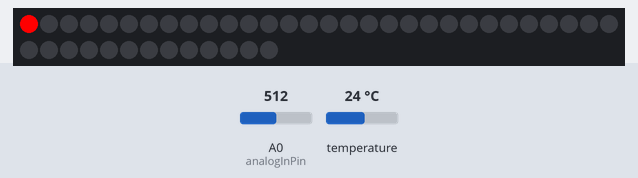
Simulated run of this sketch. Board: Arduino Uno, built with avr-gcc and run on an emulated ATmega328P. Shown: 43 RGB LEDs in strip order, left to right, continuing on the next row. The inputs (shaded band) are chosen by the test bench; at power-on: temperature 24 °C, A0 (analogInPin) = 512. Random numbers use the default seed unless the sketch sets one.

Above: at 0.95 s.
4.8 s: temperature set to 12 °C
At 9.07 s:
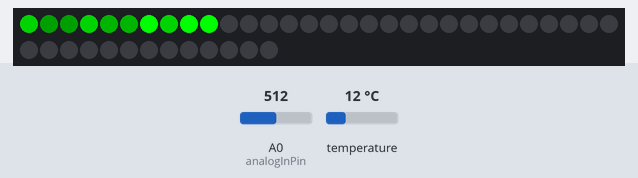
11.0 s: A0 (analogInPin) set to 163
15.8 s: A0 (analogInPin) set to 144
At 20.75 s:
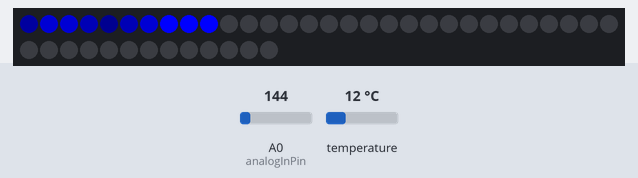
22.7 s: temperature set to 19 °C
At 24.65 s:
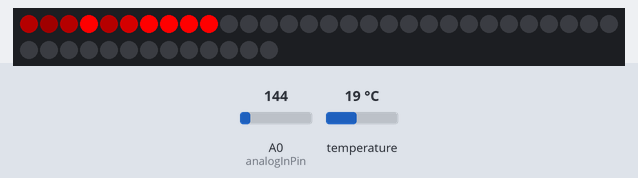
27.5 s: temperature set to 4 °C
At 28.87 s:
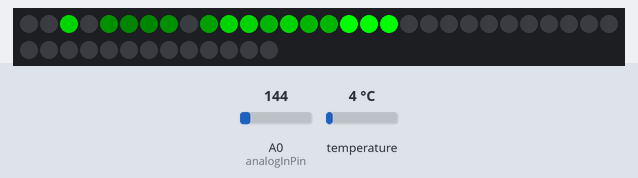

Measured:
- the behaviour switches between 154 and 153 on A0 (analogInPin) (found by bisection; images 1 and 2)

The sketch:

temp_pot_neo.ino
```cpp
#include <OneWire.h>
#include <DallasTemperature.h>
#include <Adafruit_NeoPixel.h>
#define PIN 0
#define NUM_LEDS 43
#define ONE_WIRE_BUS 7

Adafruit_NeoPixel strip = Adafruit_NeoPixel(NUM_LEDS, PIN, NEO_GRB + NEO_KHZ800);
OneWire oneWire(ONE_WIRE_BUS);
DallasTemperature sensors(&oneWire);

const int analogInPin = A0;
int potValue = 0;
int mapPot = 0;

int red[3]    = { 255, 0, 0 };
int green[3]    = { 0, 255, 0 };
int blue[3]    = { 0, 0, 255 };
int yellow[3]    = { 255, 255, 0 };
int purple[3]    = { 80, 0, 80 };
int aqua[3]    = { 0, 255, 255 };
int off[3]    = { 0, 0, 0 };

// int temp = sensors.getTempCByIndex(0);

void setup() {
  sensors.begin();
  strip.begin();
  strip.show();
//  Serial.begin(9600);

}

void loop() {
//  strip.setBrightness(10);
  potValue = analogRead(analogInPin);
  mapPot = map(potValue, 0, 1023, 10, 30);

  sensors.requestTemperatures();
  int temp = sensors.getTempCByIndex(0);
//  Serial.println(mapPot);
/*  if (mapPot = temp ) {
    meteorRain(0,0,255,2, 128, true, 30);
  } */
  if (mapPot == temp ) {
    meteorRain(0, 0, 255,2, 128, true, 30);
  }

  if (temp > mapPot ) {
    meteorRain(255, 0, 0,2, 128, true, 30);
  }

  if (temp < mapPot ) {
    meteorRain(0, 255, 0,2, 128, true, 30);
  }

/*  if ( temp < 35 ) {
    meteorRain(0,255,0,2, 128, true, 30);
    delay(500);

  }

    if ( temp >= 35 ) {
    meteorRain(255,0,0,2, 128, true, 30);
    delay(500);

  } */
}

void meteorRain(byte red, byte green, byte blue, byte meteorSize, byte meteorTrailDecay, boolean meteorRandomDecay, int SpeedDelay) {
  setAll(0,0,0);

  for(int i = 0; i < NUM_LEDS+NUM_LEDS; i++) {


    // fade brightness all LEDs one step
    for(int j=0; j<NUM_LEDS; j++) {
      if( (!meteorRandomDecay) || (random(10)>5) ) {
        fadeToBlack(j, meteorTrailDecay );
      }
    }

    // draw meteor
    for(int j = 0; j < meteorSize; j++) {
      if( ( i-j <NUM_LEDS) && (i-j>=0) ) {
        setPixel(i-j, red, green, blue);
      }
    }

    showStrip();
    delay(SpeedDelay);
  }
}

void fadeToBlack(int ledNo, byte fadeValue) {
 #ifdef ADAFRUIT_NEOPIXEL_H
    // NeoPixel
    uint32_t oldColor;
    uint8_t r, g, b;
    int value;

    oldColor = strip.getPixelColor(ledNo);
    r = (oldColor & 0x00ff0000UL) >> 16;
    g = (oldColor & 0x0000ff00UL) >> 8;
    b = (oldColor & 0x000000ffUL);

    r=(r<=10)? 0 : (int) r-(r*fadeValue/256);
    g=(g<=10)? 0 : (int) g-(g*fadeValue/256);
    b=(b<=10)? 0 : (int) b-(b*fadeValue/256);

    strip.setPixelColor(ledNo, r,g,b);
 #endif
 #ifndef ADAFRUIT_NEOPIXEL_H
   // FastLED
   leds[ledNo].fadeToBlackBy( fadeValue );
 #endif
}

void showStrip() {
 #ifdef ADAFRUIT_NEOPIXEL_H
   // NeoPixel
   strip.show();
 #endif
 #ifndef ADAFRUIT_NEOPIXEL_H
   // FastLED
   FastLED.show();
 #endif
}

void setPixel(int Pixel, byte red, byte green, byte blue) {
 #ifdef ADAFRUIT_NEOPIXEL_H
   // NeoPixel
   strip.setPixelColor(Pixel, strip.Color(red, green, blue));
 #endif
 #ifndef ADAFRUIT_NEOPIXEL_H
   // FastLED
   leds[Pixel].r = red;
   leds[Pixel].g = green;
   leds[Pixel].b = blue;
 #endif
}

void setAll(byte red, byte green, byte blue) {
  for(int i = 0; i < NUM_LEDS; i++ ) {
    setPixel(i, red, green, blue);
  }
  showStrip();
}
```
